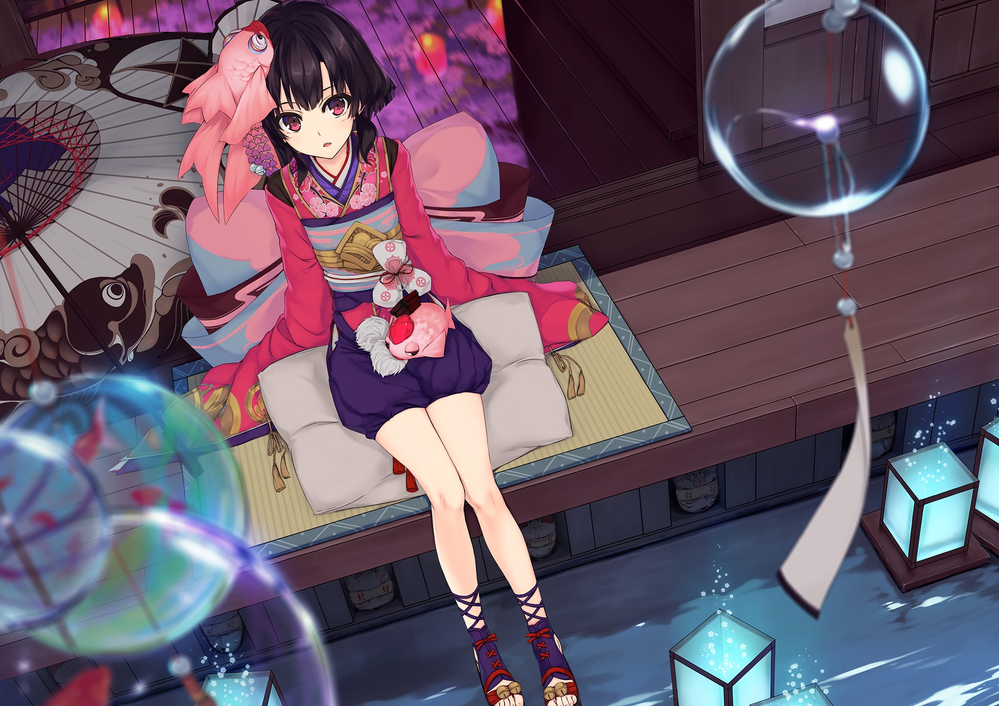
#> input picture opencv/02.png, 999 x 706 px, shrunk from 2000 x 1414 before the run
$ python '图片读取.py'
#> lines starting #> are read from the running program, lines starting #| are printed output that depends on the picture
import cv2 as cv
import numpy as np
# 读取图像，第一种是正常读取，第二种是读取灰度图像
# 通过imread函数读取图片信息,第一个参数为图片地址，第二个参数为图像格式：1为彩色是默认值，0为灰色，-1包括alpha通道
img = cv.imread(r"02.png")
#> img is the input picture: shape (706, 999, 3); mean B, G, R 105.6, 89, 105.4
gray = cv.imread(r"02.png", 0)
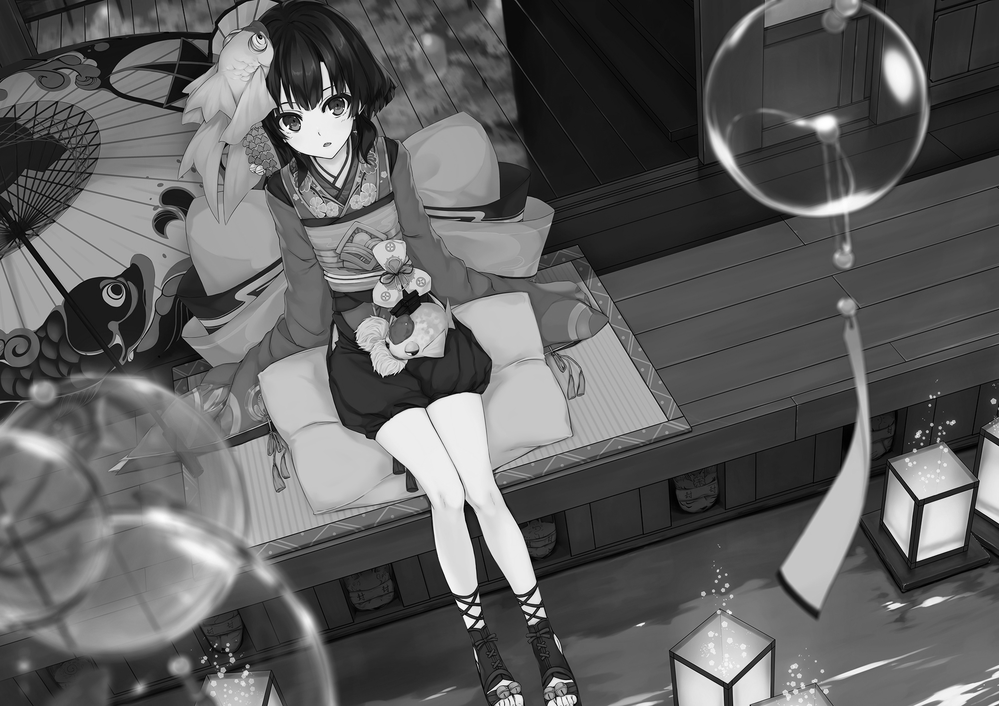
#> gray: shape (706, 999); min 0, max 255, mean 95.3
# cv.namedWindow('image', cv.WINDOW_NORMAL)
# 显示图像，第一个参数为文件名，第二个参数为要显示的数据
cv.imshow("colorful", img)
cv.imshow("gray", gray)
# 不再等待键盘输入事件，直接显示
k = cv.waitKey(0)
#> (key Esc is pressed here)
if k == 27:  # ESC 退出
    cv.destroyAllWindows()
elif k == ord('s'):  # 's' 保存退出
    cv.imwrite('03.png', gray)
    cv.destroyAllWindows()
# 关闭所有显示窗口

$ run again, with opencv/05.png copied over opencv/02.png
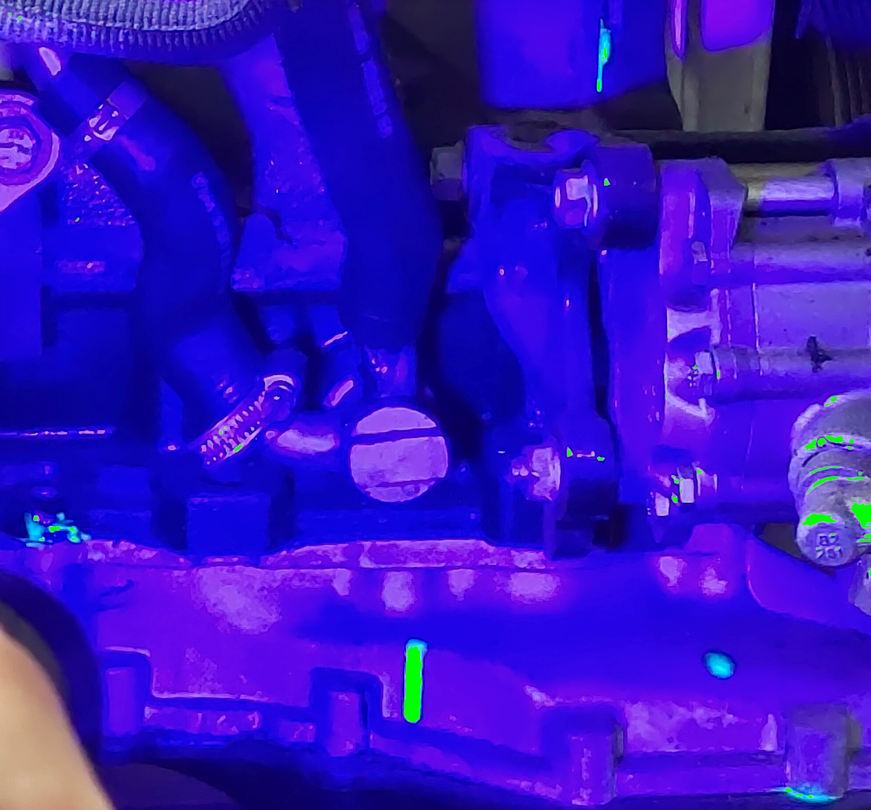
#> input picture opencv/05.png, 871 x 810 px, shrunk from 1974 x 1835 before the run
#> img is the input picture: shape (810, 871, 3); mean B, G, R 191.3, 18.6, 54
#> `gray = cv.imread(r"02.png", 0)`:
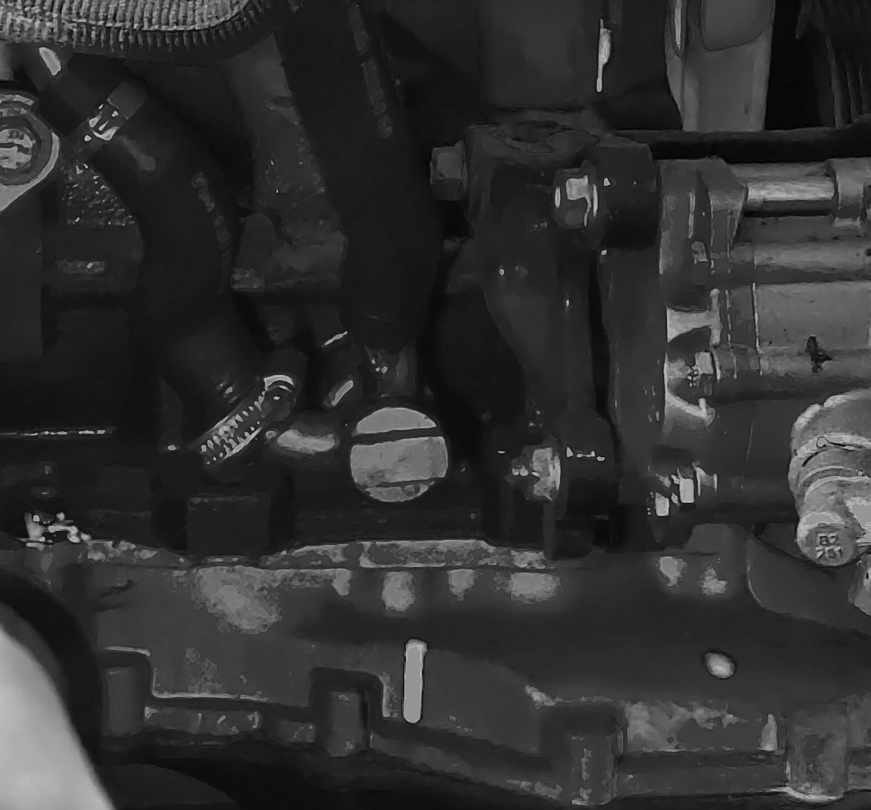
#> gray: shape (810, 871); min 2, max 194, mean 48.4
